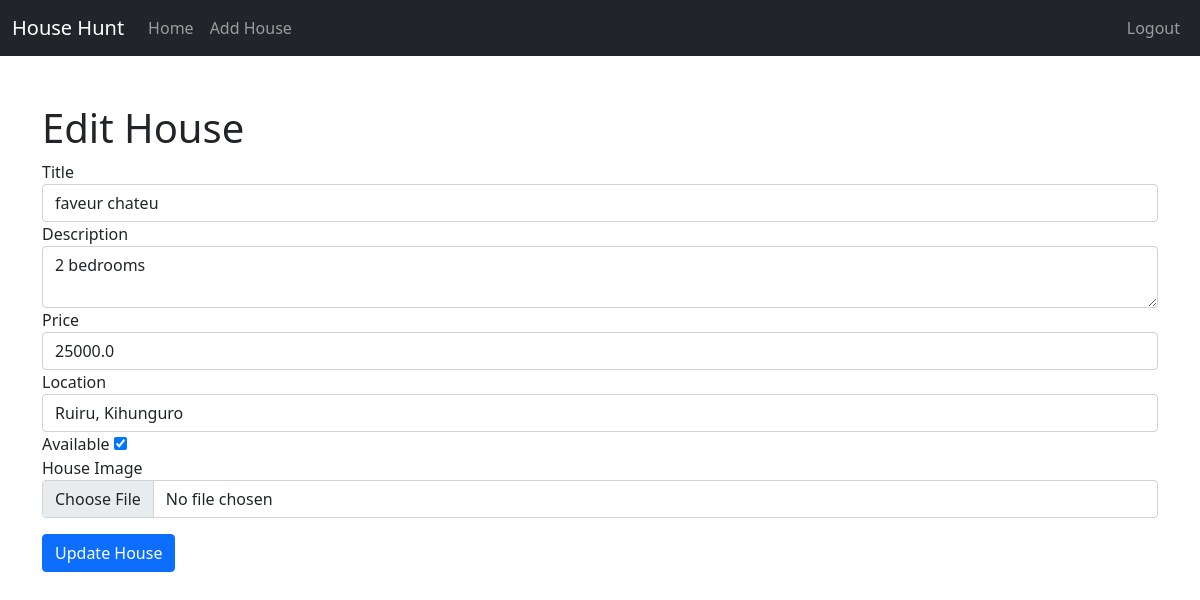
/edit/6 (signed in), run on the app's committed database.
### app.py (models this page shows)
class House(db.Model):
    id = db.Column(db.Integer, primary_key=True)
    title = db.Column(db.String(100), nullable=False)
    description = db.Column(db.Text, nullable=False)
    price = db.Column(db.Float, nullable=False)
    location = db.Column(db.String(100), nullable=False)
    image_file = db.Column(db.String(120), nullable=True)
    available = db.Column(db.Boolean, default=True)

### app.py (the view, shortened to what this page needs)
@app.route('/edit/<int:id>', methods=['GET', 'POST'])
@login_required
def edit_house(id):
    if not current_user.is_admin:
        return "Access Denied", 403
    house = House.query.get_or_404(id)
    return render_template('edit_house.html', house=house)

### app.py (called while the page is built)
@login_manager.user_loader
def load_user(user_id):
    return User.query.get(int(user_id))

### templates/edit_house.html (shortened to what this page needs)
{% extends 'base.html' %}
{% block content %}
    <h1>Edit House</h1>
    <form method="POST" enctype="multipart/form-data">
        <div class="form-group">
            <label for="title">Title</label>
            <input type="text" class="form-control" id="title" name="title" value="{{ house.title }}" required>
        </div>
        <div class="form-group">
            <label for="description">Description</label>
            <textarea class="form-control" id="description" name="description" required>{{ house.description }}</textarea>
        </div>
        <div class="form-group">
            <label for="price">Price</label>
            <input type="number" class="form-control" id="price" name="price" value="{{ house.price }}" required>
        </div>
        <div class="form-group">
            <label for="location">Location</label>
            <input type="text" class="form-control" id="location" name="location" value="{{ house.location }}" required>
        </div>
        <div class="form-group">
            <label for="available">Available</label>
            <input type="checkbox" id="available" name="available" {% if house.available %}checked{% endif %}>
        </div>
        <div class="form-group">
            <label for="image_file">House Image</label>
            <input type="file" class="form-control" id="image_file" name="image_file">
        </div>
        <button type="submit" class="btn btn-primary mt-3">Update House</button>
    </form>
{% endblock %}

### data on the page
House: title "faveur chateu", description "2 bedrooms", price "25000.0", location "Ruiru, Kihunguro", available "☑"
